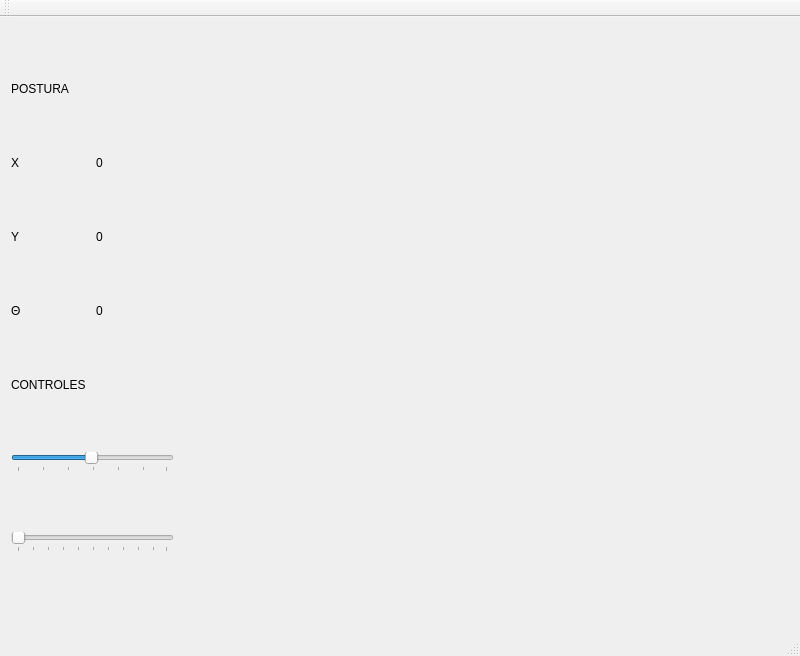
<?xml version="1.0" encoding="UTF-8"?>
<ui version="4.0">
 <class>MainWindow</class>
 <widget class="QMainWindow" name="MainWindow">
  <property name="geometry">
   <rect>
    <x>0</x>
    <y>0</y>
    <width>800</width>
    <height>656</height>
   </rect>
  </property>
  <property name="windowTitle">
   <string>MainWindow</string>
  </property>
  <widget class="QWidget" name="centralWidget">
   <property name="sizePolicy">
    <sizepolicy hsizetype="Preferred" vsizetype="Preferred">
     <horstretch>1</horstretch>
     <verstretch>1</verstretch>
    </sizepolicy>
   </property>
   <widget class="QWidget" name="horizontalLayoutWidget">
    <property name="geometry">
     <rect>
      <x>0</x>
      <y>0</y>
      <width>791</width>
      <height>602</height>
     </rect>
    </property>
    <layout class="QHBoxLayout" name="horizontalLayout" stretch="1,2">
     <property name="sizeConstraint">
      <enum>QLayout::SetDefaultConstraint</enum>
     </property>
     <item>
      <layout class="QVBoxLayout" name="verticalLayout">
       <item>
        <widget class="QLabel" name="lbPostura">
         <property name="sizePolicy">
          <sizepolicy hsizetype="Preferred" vsizetype="Maximum">
           <horstretch>0</horstretch>
           <verstretch>0</verstretch>
          </sizepolicy>
         </property>
         <property name="text">
          <string>POSTURA</string>
         </property>
        </widget>
       </item>
       <item>
        <layout class="QHBoxLayout" name="horizontalLayout_2">
         <item>
          <widget class="QLabel" name="lbX">
           <property name="sizePolicy">
            <sizepolicy hsizetype="Preferred" vsizetype="Maximum">
             <horstretch>0</horstretch>
             <verstretch>0</verstretch>
            </sizepolicy>
           </property>
           <property name="text">
            <string>X</string>
           </property>
          </widget>
         </item>
         <item>
          <widget class="QLabel" name="fieldX">
           <property name="sizePolicy">
            <sizepolicy hsizetype="Preferred" vsizetype="Maximum">
             <horstretch>0</horstretch>
             <verstretch>0</verstretch>
            </sizepolicy>
           </property>
           <property name="text">
            <string>0</string>
           </property>
          </widget>
         </item>
        </layout>
       </item>
       <item>
        <layout class="QHBoxLayout" name="horizontalLayout_5">
         <item>
          <widget class="QLabel" name="lbY">
           <property name="sizePolicy">
            <sizepolicy hsizetype="Preferred" vsizetype="Maximum">
             <horstretch>0</horstretch>
             <verstretch>0</verstretch>
            </sizepolicy>
           </property>
           <property name="text">
            <string>Y</string>
           </property>
          </widget>
         </item>
         <item>
          <widget class="QLabel" name="fieldY">
           <property name="sizePolicy">
            <sizepolicy hsizetype="Preferred" vsizetype="Maximum">
             <horstretch>0</horstretch>
             <verstretch>0</verstretch>
            </sizepolicy>
           </property>
           <property name="text">
            <string>0</string>
           </property>
          </widget>
         </item>
        </layout>
       </item>
       <item>
        <layout class="QHBoxLayout" name="horizontalLayout_4">
         <item>
          <widget class="QLabel" name="lbTeta">
           <property name="sizePolicy">
            <sizepolicy hsizetype="Preferred" vsizetype="Maximum">
             <horstretch>0</horstretch>
             <verstretch>0</verstretch>
            </sizepolicy>
           </property>
           <property name="text">
            <string>Θ</string>
           </property>
          </widget>
         </item>
         <item>
          <widget class="QLabel" name="fieldTeta">
           <property name="sizePolicy">
            <sizepolicy hsizetype="Preferred" vsizetype="Maximum">
             <horstretch>0</horstretch>
             <verstretch>0</verstretch>
            </sizepolicy>
           </property>
           <property name="text">
            <string>0</string>
           </property>
          </widget>
         </item>
        </layout>
       </item>
       <item>
        <widget class="QLabel" name="lbControles">
         <property name="sizePolicy">
          <sizepolicy hsizetype="Preferred" vsizetype="Maximum">
           <horstretch>0</horstretch>
           <verstretch>0</verstretch>
          </sizepolicy>
         </property>
         <property name="text">
          <string>CONTROLES</string>
         </property>
        </widget>
       </item>
       <item>
        <widget class="QSlider" name="uSlider">
         <property name="minimum">
          <number>1</number>
         </property>
         <property name="maximum">
          <number>90</number>
         </property>
         <property name="value">
          <number>45</number>
         </property>
         <property name="tracking">
          <bool>true</bool>
         </property>
         <property name="orientation">
          <enum>Qt::Horizontal</enum>
         </property>
         <property name="tickPosition">
          <enum>QSlider::TicksBelow</enum>
         </property>
         <property name="tickInterval">
          <number>15</number>
         </property>
        </widget>
       </item>
       <item>
        <widget class="QSlider" name="horizontalSlider_2">
         <property name="orientation">
          <enum>Qt::Horizontal</enum>
         </property>
         <property name="tickPosition">
          <enum>QSlider::TicksBelow</enum>
         </property>
         <property name="tickInterval">
          <number>10</number>
         </property>
        </widget>
       </item>
      </layout>
     </item>
     <item>
      <widget class="canvas" name="tela" native="true">
       <property name="sizePolicy">
        <sizepolicy hsizetype="Minimum" vsizetype="Minimum">
         <horstretch>1</horstretch>
         <verstretch>1</verstretch>
        </sizepolicy>
       </property>
       <property name="minimumSize">
        <size>
         <width>600</width>
         <height>600</height>
        </size>
       </property>
       <property name="layoutDirection">
        <enum>Qt::LeftToRight</enum>
       </property>
      </widget>
     </item>
    </layout>
   </widget>
  </widget>
  <widget class="QMenuBar" name="menuBar">
   <property name="geometry">
    <rect>
     <x>0</x>
     <y>0</y>
     <width>800</width>
     <height>22</height>
    </rect>
   </property>
  </widget>
  <widget class="QToolBar" name="mainToolBar">
   <attribute name="toolBarArea">
    <enum>TopToolBarArea</enum>
   </attribute>
   <attribute name="toolBarBreak">
    <bool>false</bool>
   </attribute>
  </widget>
  <widget class="QStatusBar" name="statusBar"/>
 </widget>
 <layoutdefault spacing="6" margin="11"/>
 <customwidgets>
  <customwidget>
   <class>canvas</class>
   <extends>QWidget</extends>
   <header>canvas.h</header>
   <container>1</container>
  </customwidget>
 </customwidgets>
 <resources/>
 <connections/>
</ui>
